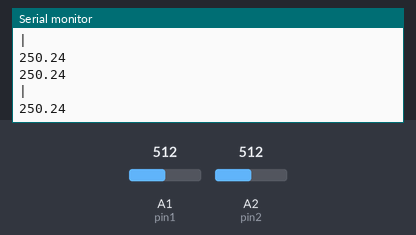
Bench run of a sketch on a simulated Arduino Uno, built with avr-gcc and run on an emulated ATmega328P. Shown: the last lines printed to the serial monitor. Inputs (shaded band) come from the test bench; at power-on: A1 (pin1) = 512, A2 (pin2) = 512.

Above: at 1.8 s.
1.9 s: A1 (pin1) set to 716
At 2.8 s:
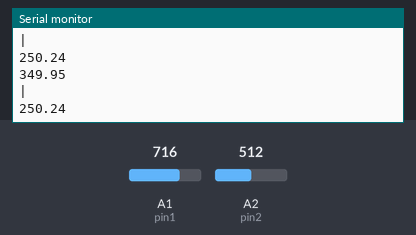
3.4 s: A2 (pin2) set to 306
At 4.7 s:
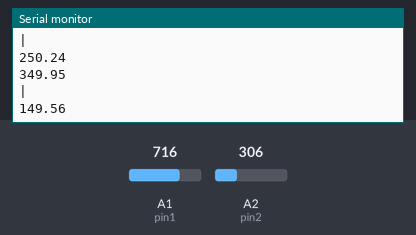
4.9 s: A1 (pin1) set to 900
At 5.8 s:
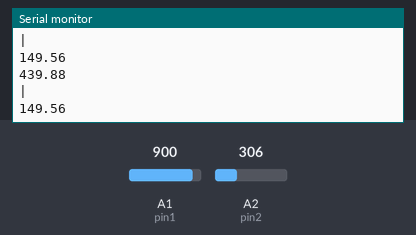
6.4 s: A2 (pin2) set to 122
At 7.5 s:
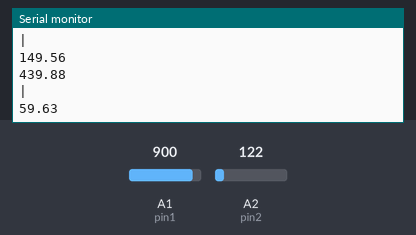
Timing chart, 0 to 8.9 s (numbered marks = the images above; inputs shaded):
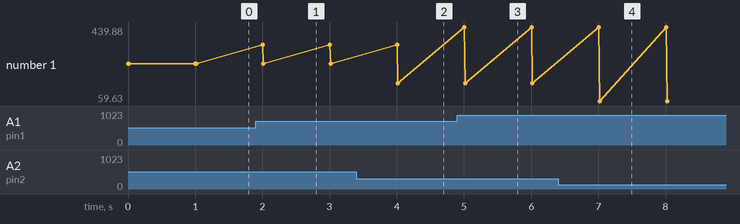

Measured:
- after the input at 1.9 s, the serial monitor: prints a new line after 0.10 s (image 1)
- after the input at 3.4 s, the serial monitor: prints a new line after 0.62 s (image 2)
- after the input at 4.9 s, the serial monitor: prints a new line after 0.11 s (image 3)
- after the input at 6.4 s, the serial monitor: prints a new line after 0.62 s (image 4)
- plotted number 1: 250.24 → 149.56 after the input at 3.4 s, 149.56 → 59.63 after the input at 6.4 s

The sketch:

Temp_multi_sensor.ino
```cpp
float pin1=A1;
float value1=0;
float pin2=A2;
float value2=0;
void setup() {
  Serial.begin(9600);
}
void loop() {
value1=analogRead(pin1);
Serial.println((value1*500)/1023);
Serial.println("|");
value2=analogRead(pin2);
Serial.println((value2*500)/1023);
delay(1000);

}
```
